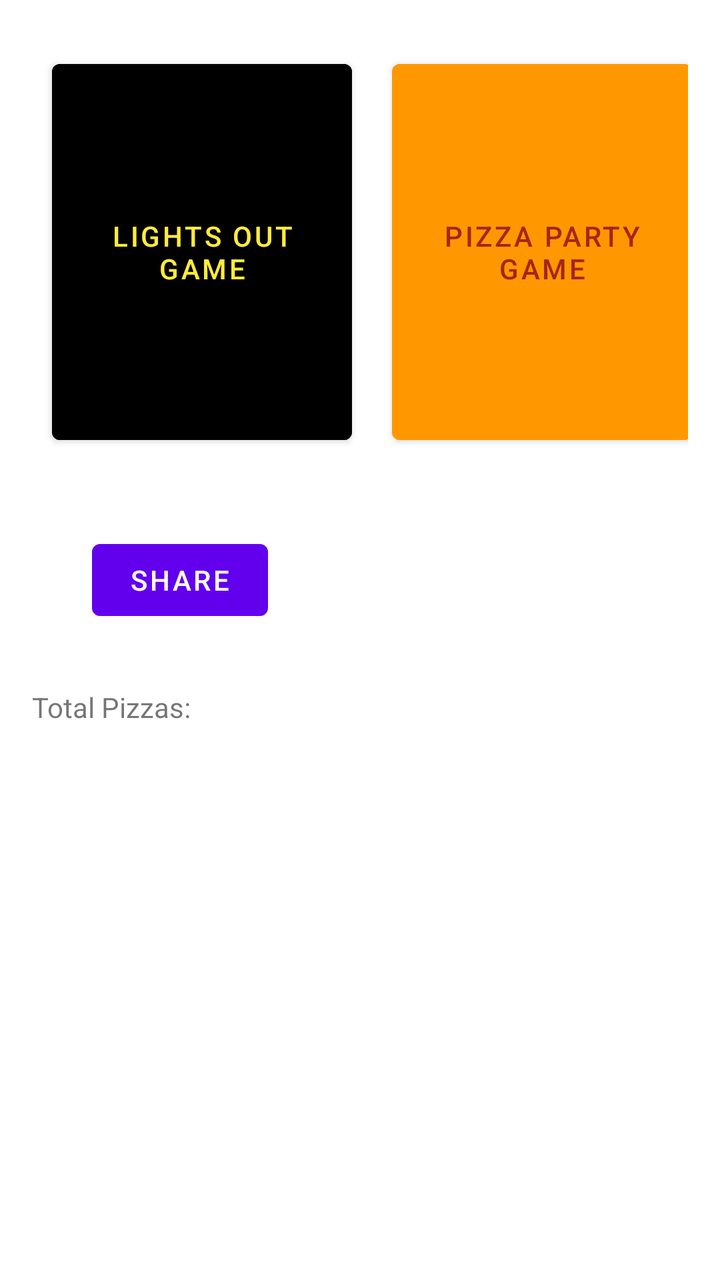
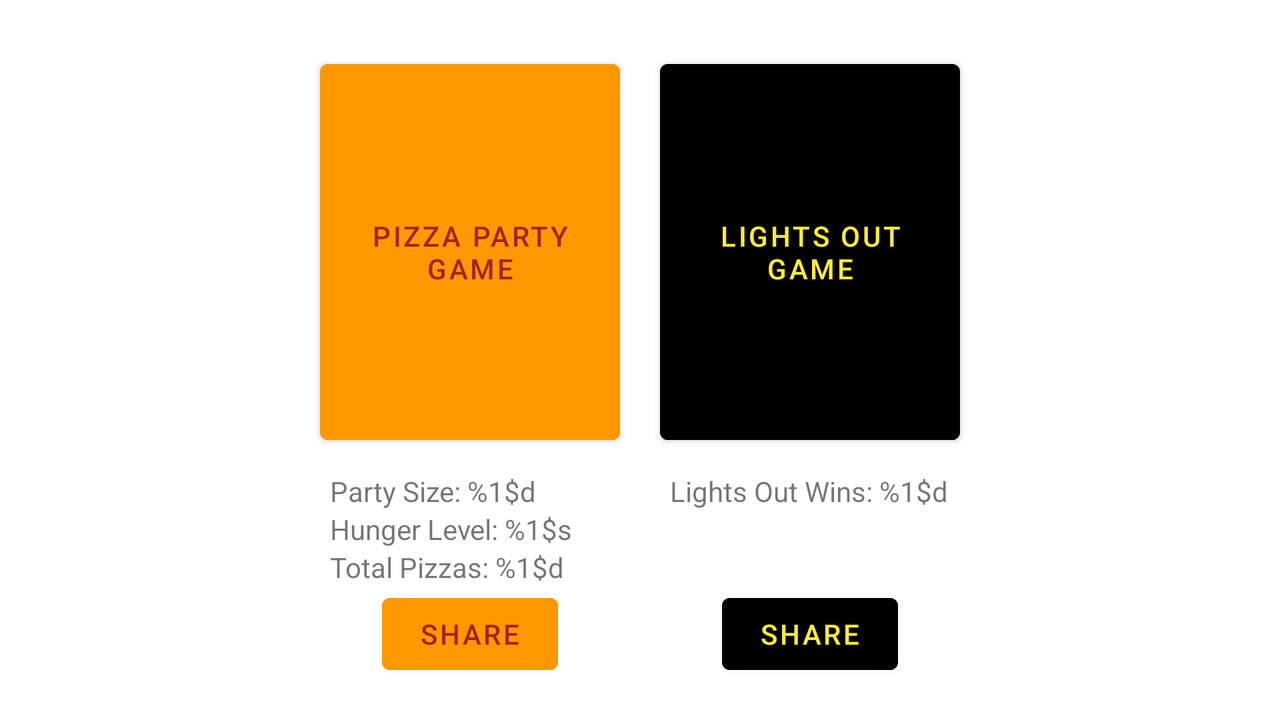

One screen, two layout resources from the same app: the default and the repository's alternative for another configuration. Each is rendered where Android would select it; the XML of both is given below.
<!-- AndroidManifest.xml: application theme Theme.Menu -->
<!-- res/layout/activity_main.xml -->
<?xml version="1.0" encoding="utf-8"?>
<LinearLayout
    xmlns:android="http://schemas.android.com/apk/res/android"
    xmlns:app="http://schemas.android.com/apk/res-auto"
    xmlns:tools="http://schemas.android.com/tools"
    android:id="@+id/activity_main"
    android:layout_width="match_parent"
    android:layout_height="match_parent"
    android:orientation="vertical"
    android:paddingBottom="16dp"
    android:paddingLeft="16dp"
    android:paddingRight="16dp"
    android:paddingTop="16dp"
    tools:context="com.example.hw3.MainActivity">

    <GridLayout
        android:layout_width="wrap_content"
        android:layout_height="wrap_content"
        android:layout_gravity="center"
        android:columnCount="2"
        android:rowCount="1">

        <Button
            android:id="@+id/lights_out_game_button"
            android:layout_width="150dp"
            android:layout_height="200dp"
            android:layout_margin="10dp"
            android:text="Lights Out Game"
            android:backgroundTint="@color/black"
            android:textColor="@color/yellow"/>

        <Button
            android:id="@+id/pizza_party_game_button"
            android:layout_width="150dp"
            android:layout_height="200dp"
            android:layout_margin="10dp"
            android:text="Pizza Party Game"
            android:layout_toRightOf="@id/lights_out_game_button"
            android:backgroundTint="@color/orange"
            android:textColor="@color/red"/>

    </GridLayout>


    <Button
        android:id="@+id/share_pizza_party_button"
        android:text="Share"
        android:layout_width="wrap_content"
        android:layout_height="wrap_content"
        android:layout_margin="30dp"/>


    













    <TextView
        android:id="@+id/total_pizzas_view"
        android:text="Total Pizzas: "
        android:layout_width="wrap_content"
        android:layout_height="wrap_content"/>

</LinearLayout>
<!-- resources referenced by this layout -->
<resources>
  <color name="black">#FF000000</color>
  <color name="orange">#FF9800</color>
  <color name="red">#A8241A</color>
  <color name="yellow">#FFEB3B</color>
  <style name="Theme.Menu" parent="Theme.MaterialComponents.DayNight.DarkActionBar">
          
          <item name="colorPrimary">@color/purple_500</item>
          <item name="colorPrimaryVariant">@color/purple_700</item>
          <item name="colorOnPrimary">@color/white</item>
          
          <item name="colorSecondary">@color/teal_200</item>
          <item name="colorSecondaryVariant">@color/teal_700</item>
          <item name="colorOnSecondary">@color/black</item>
          
          <item name="android:statusBarColor">?attr/colorPrimaryVariant</item>
          
      </style>
  <color name="purple_500">#FF6200EE</color>
  <color name="purple_700">#FF3700B3</color>
  <color name="white">#FFFFFFFF</color>
  <color name="teal_200">#FF03DAC5</color>
  <color name="teal_700">#FF018786</color>
</resources>
<!-- res/layout-land/activity_main.xml (the repository's variant of the layout above) -->
<!-- drawn on the phone turned sideways -->
<?xml version="1.0" encoding="utf-8"?>
<LinearLayout
    xmlns:android="http://schemas.android.com/apk/res/android"
    xmlns:app="http://schemas.android.com/apk/res-auto"
    xmlns:tools="http://schemas.android.com/tools"
    android:id="@+id/activity_main"
    android:layout_width="match_parent"
    android:layout_height="match_parent"
    android:orientation="vertical"
    android:paddingBottom="16dp"
    android:paddingLeft="16dp"
    android:paddingRight="16dp"
    android:paddingTop="16dp"
    tools:context="com.example.hw3.MainActivity">

    <GridLayout
        android:layout_width="wrap_content"
        android:layout_height="wrap_content"
        android:layout_gravity="center"
        android:columnCount="2"
        android:rowCount="2">

        <Button
            android:id="@+id/pizza_party_game_button"
            android:layout_width="150dp"
            android:layout_height="200dp"
            android:layout_margin="10dp"
            android:text="@string/pizza_party_game_title"
            style="@style/pizzaPartyButton"/>

        <Button
            android:id="@+id/lights_out_game_button"
            android:layout_width="150dp"
            android:layout_height="200dp"
            android:layout_margin="10dp"
            android:text="@string/lights_out_game_title"
            style="@style/lightsOutButton" />

        <TextView
            android:id="@+id/party_size_view"
            android:text="@string/pizza_party_size_title"
            android:layout_width="wrap_content"
            android:layout_height="wrap_content"
            android:layout_marginLeft="15dp"/>

        <TextView
            android:id="@+id/lights_out_wins_view"
            android:text="@string/lights_out_wins_title"
            android:layout_width="wrap_content"
            android:layout_height="wrap_content"
            android:layout_rowSpan="2"
            android:layout_marginLeft="15dp"/>

        <TextView
            android:id="@+id/hunger_level_view"
            android:text="@string/pizza_hunger_level_title"
            android:layout_width="wrap_content"
            android:layout_height="wrap_content"
            android:layout_marginLeft="15dp"/>

        <TextView
            android:id="@+id/total_pizzas_view"
            android:text="@string/total_pizzas_title"
            android:layout_width="wrap_content"
            android:layout_height="wrap_content"
            android:layout_marginLeft="15dp"
            android:layout_columnSpan="2"/>

        <Button
            android:id="@+id/share_pizza_party_button"
            android:text="@string/share_button_title"
            android:layout_width="wrap_content"
            android:layout_height="wrap_content"
            android:layout_gravity="center"
            style="@style/pizzaPartyButton"/>

        <Button
            android:id="@+id/share_lights_out_button"
            android:text="@string/share_button_title"
            android:layout_width="wrap_content"
            android:layout_height="wrap_content"
            android:layout_gravity="center"
            style="@style/lightsOutButton"/>
    </GridLayout>
</LinearLayout>
<!-- resources referenced by the variant -->
<!-- as the phone turned sideways resolves them -->
<resources>
  <string name="lights_out_game_title">Lights Out Game</string>
  <string name="lights_out_wins_title">Lights Out Wins: %1$d</string>
  <string name="pizza_hunger_level_title">Hunger Level: %1$s</string>
  <string name="pizza_party_game_title">Pizza Party Game</string>
  <string name="pizza_party_size_title">Party Size: %1$d</string>
  <string name="share_button_title">Share</string>
  <string name="total_pizzas_title">Total Pizzas: %1$d</string>
  <style name="lightsOutButton">
          <item name="android:backgroundTint">@color/black</item>
          <item name="android:textColor">@color/yellow</item>
      </style>
  <style name="pizzaPartyButton">
          <item name="android:backgroundTint">@color/orange</item>
          <item name="android:textColor">@color/red</item>
      </style>
  <style name="Theme.Menu" parent="Theme.MaterialComponents.DayNight.DarkActionBar">
          
          <item name="colorPrimary">@color/purple_500</item>
          <item name="colorPrimaryVariant">@color/purple_700</item>
          <item name="colorOnPrimary">@color/white</item>
          
          <item name="colorSecondary">@color/teal_200</item>
          <item name="colorSecondaryVariant">@color/teal_700</item>
          <item name="colorOnSecondary">@color/black</item>
          
          <item name="android:statusBarColor">?attr/colorPrimaryVariant</item>
          
      </style>
  <color name="black">#FF000000</color>
  <color name="yellow">#FFEB3B</color>
  <color name="orange">#FF9800</color>
  <color name="red">#A8241A</color>
  <color name="purple_500">#FF6200EE</color>
  <color name="purple_700">#FF3700B3</color>
  <color name="white">#FFFFFFFF</color>
  <color name="teal_200">#FF03DAC5</color>
  <color name="teal_700">#FF018786</color>
</resources>
